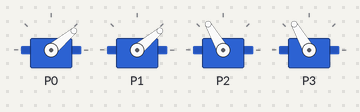
Simulated run of this program. Board: BBC micro:bit (MakeCode). Parts: 4 × servo.

Above: at 5.05 s.
At 5.8 s:
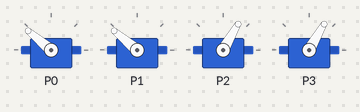
Timing chart, 0 to 8.0 s (numbered marks = the images above):
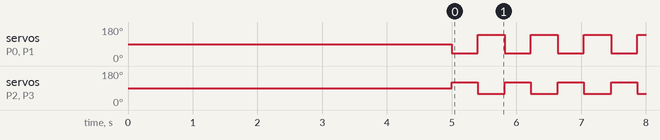

The program:

main.ts
```typescript
led.enable(false)
// 右前
pins.servoWritePin(AnalogPin.P0, 90)
// 左前
pins.servoWritePin(AnalogPin.P1, 90)
// 右後
pins.servoWritePin(AnalogPin.P2, 90)
// 左後
pins.servoWritePin(AnalogPin.P3, 90)
basic.pause(5000)
let 前足振り = 50
let 後足振り = 30
basic.forever(function () {
    pins.servoWritePin(AnalogPin.P0, 90 - 前足振り)
    pins.servoWritePin(AnalogPin.P1, 90 - 前足振り)
    pins.servoWritePin(AnalogPin.P2, 90 + 後足振り)
    pins.servoWritePin(AnalogPin.P3, 90 + 後足振り)
    basic.pause(400)
    pins.servoWritePin(AnalogPin.P0, 90 + 前足振り)
    pins.servoWritePin(AnalogPin.P1, 90 + 前足振り)
    pins.servoWritePin(AnalogPin.P2, 90 - 後足振り)
    pins.servoWritePin(AnalogPin.P3, 90 - 後足振り)
    basic.pause(400)
})
```

test.ts
```typescript
// テストはここに来ます。このパッケージが拡張機能として使用されるときにはコンパイルされません。
```

Measured:
- by itself, servo on P0, servo on P1: alternates 140° for 0.42 s and 40° for 0.40 s
- by itself, servo on P2, servo on P3: alternates 120° for 0.40 s and 60° for 0.42 s
